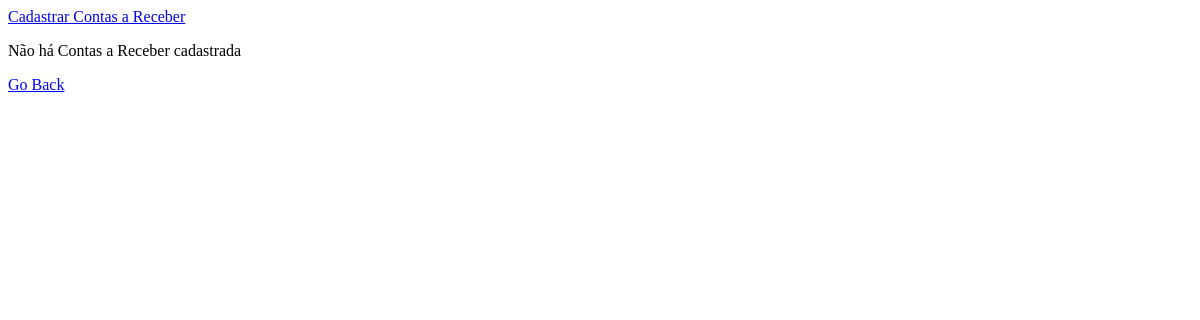
Page /finan/listar_receber/ on the earlier database version.
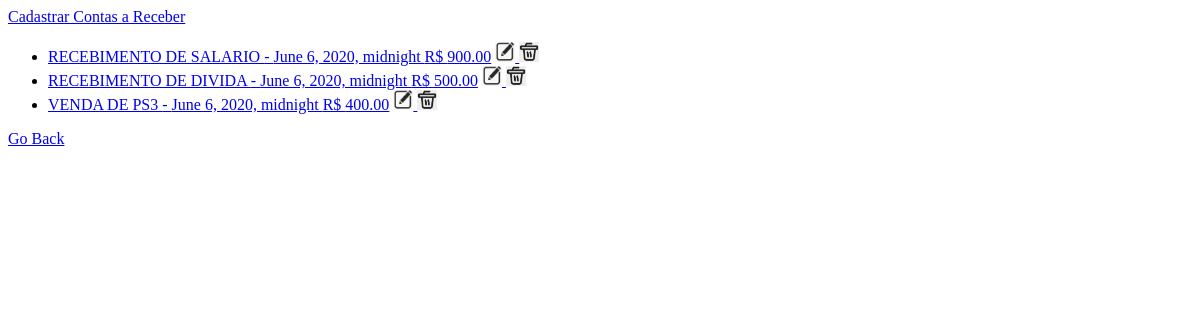
Same page on the later database version.
### finan/models/receber.py (models this page shows)
class Receber(models.Model):
    descricao = models.CharField(max_length=200)
    valor = models.DecimalField(null=True, blank=True, default=None, max_digits=5, decimal_places=2)
    data_venc = models.DateTimeField(null=True)
    data_rec = models.DateTimeField(null=True)
    situacao = models.CharField(max_length=10)
    classifica = models.ForeignKey("Classifica_Receber", blank=True, null=True, on_delete=models.CASCADE)
    forma = models.ForeignKey("Forma_Receber", blank=True, null=True, on_delete=models.CASCADE)
    objects = ReceberDAO()

### finan/views.py (the view)
# urls.py: path('listar_receber/', views.listar_receber, name="listar_receber"),
def listar_receber(request):
    result = Receber.objects.all()
    template = loader.get_template('listar_receber.html')
    context = {
        'lista' : result,
    }
    return HttpResponse(template.render(context, request))

### finan/templates/listar_receber.html
{% load static %}
<a href="/finan/cadastro_receber">Cadastrar Contas a Receber</a><br />
{% if lista %}
	<ul>
	{% for receber in lista %}
		<li>
            <a href="{% url 'detalhar_receber' receber.id %}">{{receber.descricao}} - {{receber.data_venc}} R$ {{receber.valor}}</a>
            <a href="{% url 'editar_receber' receber.id %}">
				<img src="{% static 'editar.png' %}" width="20" height="20">
			</a>
			<a href="{% url 'excluir_receber' receber.id %}">
				<img src="{% static 'excluir.png' %}" width="20" height="20">
			</a>
		</li>
	{% endfor %}
	</ul>
{% else %}
	<p>Não há Contas a Receber cadastrada</p>
{% endif %}
<a href="javascript:history.back()">Go Back</a>

Differences in the rows shown:
added Receber: descricao "RECEBIMENTO DE SALARIO", data_venc "June 6, 2020, midnight", valor "900.00"
added Receber: descricao "RECEBIMENTO DE DIVIDA", data_venc "June 6, 2020, midnight", valor "500.00"
added Receber: descricao "VENDA DE PS3", data_venc "June 6, 2020, midnight", valor "400.00"
Other differences:
text no longer shown: "Não há Contas a Receber cadastrada"
